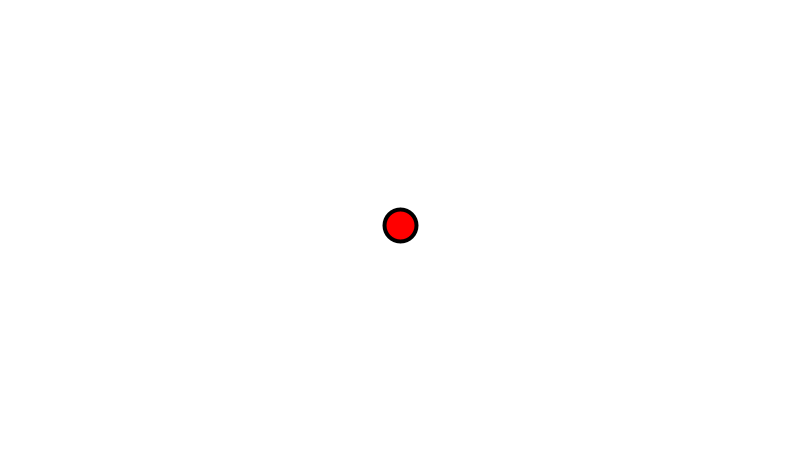
Frame 1 (no input)
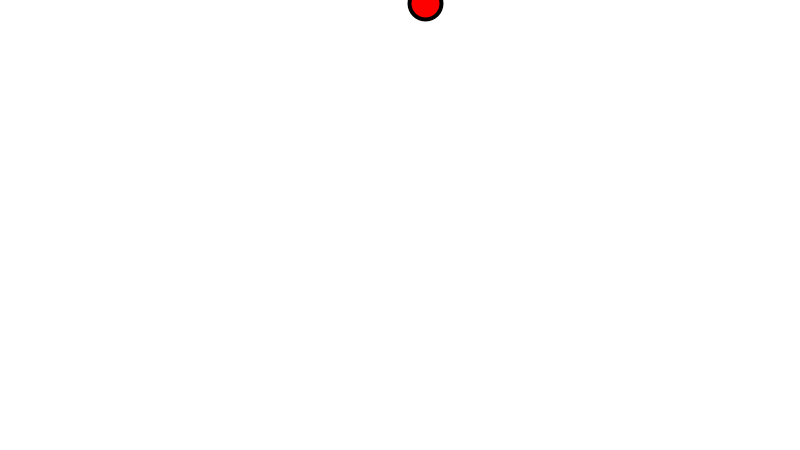
Frame 60 (the mouse pressed at the canvas centre just before this capture)
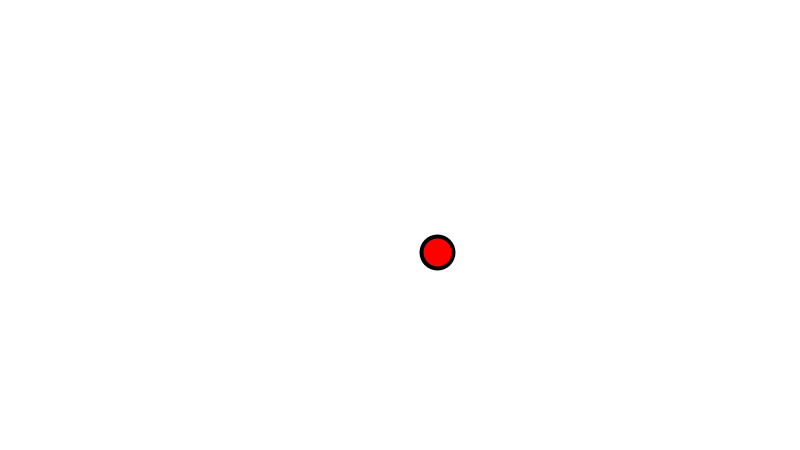
Frame 120 (the mouse held since frame 60 and released just before this capture)

The Processing sketch that drew these frames (run headless with seeded random() and noise(); from frame 60 on, the mouse is pressed at the canvas centre):

// Processing sketch: random_acceleration
// ── random_acceleration.pde
Mover m;

void setup() {
  size(800, 450);
  
  m = new Mover();
}

void draw() {
  background(255);
  
  m.update();
  m.check_edges();
  m.display();
}

// ── Mover.pde
class Mover {
  PVector position;
  PVector velocity;
  PVector acceleration;
  
  float top_speed;
  
  Mover() {
    position = new PVector(width / 2, height / 2);
    velocity = new PVector(0, 0);
    
    top_speed = 10;
  }
  
  void update() {
    acceleration = PVector.random2D();
    //acceleration.mult(random(2));
    
    velocity.add(acceleration);
    velocity.limit(top_speed);
    
    position.add(velocity);
  }
  
  void display() {
    stroke(0);
    strokeWeight(4);
    fill(255, 0, 0);
    ellipse(position.x, position.y, 32, 32);
  }
  
  void check_edges() {
    if (position.x < 0 || position.x > width) {
      velocity.x *= -1; 
    }
    
    if (position.y < 0 || position.y > height) {
      velocity.y *= -1; 
    }
  }
  
  void limit(float max) {
    if (max > velocity.mag()) {
      velocity.setMag(max);
    }
  }
}
